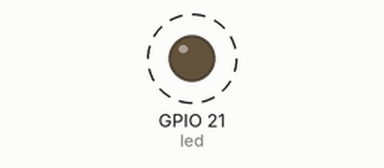
A program run on a simulated ESP32 board running MicroPython. Shown: output pins drawn as LEDs (lit = HIGH). Dashed ring = blinking.

Above: at 0.12 s.
Timing chart, 0 to 3.0 s (numbered marks = the images above):
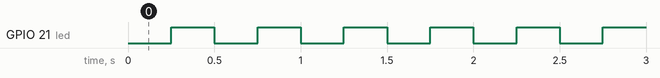

Measured:
- by itself, GPIO 21 (led): alternates HIGH for 0.25 s and LOW for 0.25 s

The program:

led_blink_timer.py
```python
from machine import Pin, Timer

led = Pin(21, Pin.OUT)    # create output pin on GPIO21

def blink_isr(event):
    if led.value() == False:
        led.on()
    else:
        led.off()

blink_timer = Timer(1)
blink_timer.init(period=250, mode=Timer.PERIODIC, callback=blink_isr)
```
